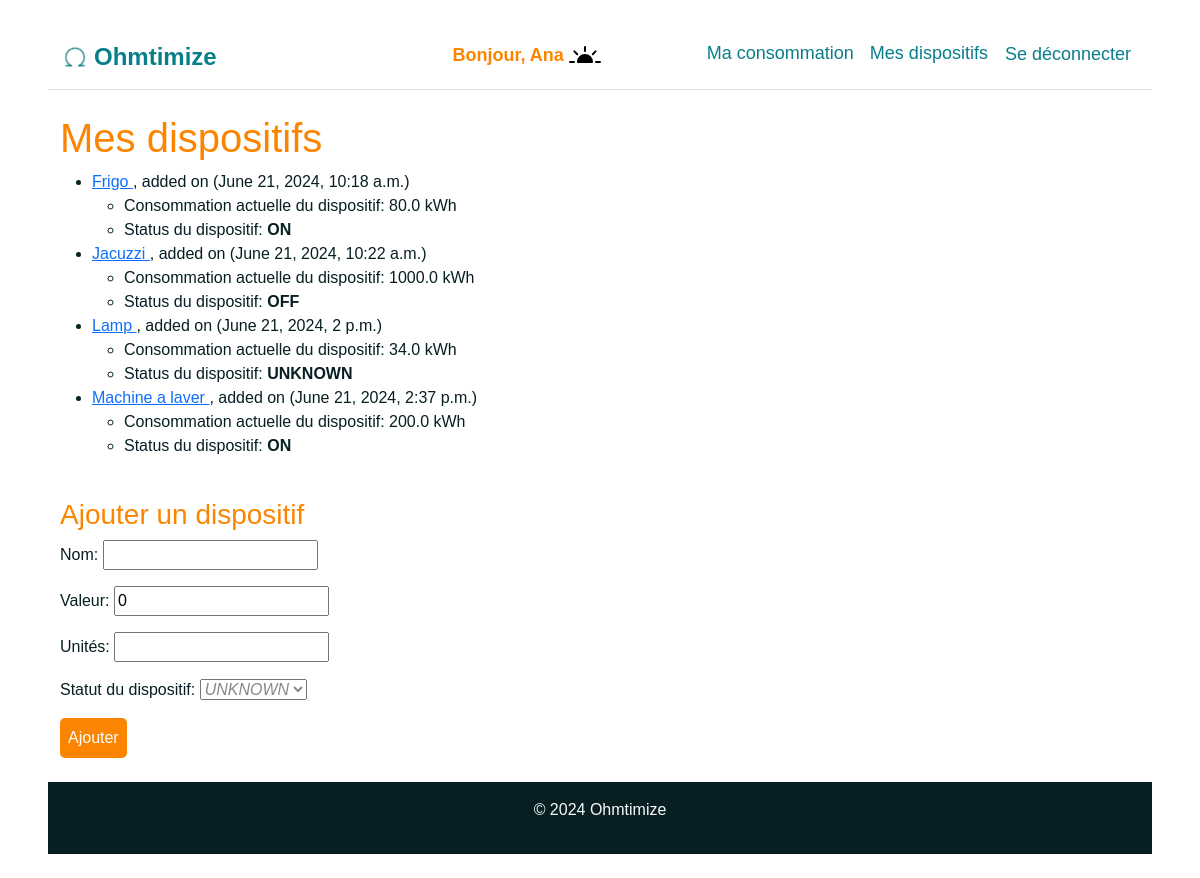
The page /ohmtimize/mydevices/ (signed in) on the database its author committed.
### ohmtimize/models.py (models this page shows, shortened)
class Device(models.Model):
    DEVICE_STATUS = [
        ('ON', 'ON'),
        ('OFF', 'OFF'),
        ('UNKNOWN', 'UNKNOWN'),
    ]
    user = models.ForeignKey(settings.AUTH_USER_MODEL, on_delete=models.SET_NULL, null=True, blank=True)
    name = models.CharField(max_length=100, help_text='Enter device name <br><br>')
    value = models.FloatField(help_text='Enter device value <br><br>', default=0)
    units = models.CharField(max_length=10, help_text='Enter device units <br><br>')
    dateTime = models.DateTimeField(auto_now_add=timezone.now)
    deviceStatus = models.CharField(max_length=7, choices=DEVICE_STATUS, default='UNKNOWN', help_text='Enter device status <br><br>')

### ohmtimize/views.py (the view, shortened to what this page needs)
# urls.py: path('mydevices/', views.DevicesByUserListView.as_view(), name='mydevices'),
class DevicesByUserListView(LoginRequiredMixin, generic.ListView):
    model = Device
    template_name = 'ohmtimize/device_list.html'
    def get_queryset(self):
        return Device.objects.filter(user=self.request.user)
    def get_context_data(self, **kwargs):
        context = super().get_context_data(**kwargs)
        if self.request.method == 'POST':
            context['form'] = AddDeviceForm(self.request.POST)
        else:
            context['form'] = AddDeviceForm()
        return context

### ohmtimize/forms.py (shortened to what this page needs)
class AddDeviceForm(forms.ModelForm):
    class Meta:
        model = Device
        fields = ['name', 'value', 'units', 'deviceStatus']
        labels = {
            'name': 'Nom',
            'value': 'Valeur',
            'units': 'Unités',
            'deviceStatus': 'Statut du dispositif',
        }
        widgets = {
            'deviceStatus': forms.Select(attrs={'class': 'help-msg'}),
        }
    def __init__(self, *args, **kwargs):
        super(AddDeviceForm, self).__init__(*args, **kwargs)
        for field in self.fields.values():
            field.help_text=None

### ohmtimize/templates/ohmtimize/device_list.html (shortened to what this page needs)
{% extends "base_generic.html" %}
{% block content %}
    <h1 class="text-brand-secondary fs-1">Mes dispositifs</h1>
    {% if device_list %}
    <ul>
      {% for devi in device_list %}
      <li>
        <a href="{{ devi.get_absolute_url }}">{{ devi.name }} </a>, added on
        ({{ devi.dateTime }})
      </li>
      <ul>
        <li>Consommation actuelle du dispositif: {{ devi.value }} {{ devi.units }}</li>
        <li>Status du dispositif: <b>{{ devi.deviceStatus }}</b></li>
      </ul>
      {% endfor %}
    </ul>
    {% else %}
      <p>Il n'y a pas de dispositifs à montrer.</p>
    {% endif %}
    <br>
    <h4 class="text-brand-secondary fs-3">Ajouter un dispositif</h4>
    <form method="post" action="">
        {{ form.as_p }}
        <button type="submit" class="btn custom-btn fw-medium p-2">Ajouter</button>
    </form>
{% endblock %}

### ohmtimize/templates/base_generic.html (shortened to what this page needs)
<!DOCTYPE html>
<html lang="en">
  <head>
    <link href="https://cdn.jsdelivr.net/npm/bootstrap@5.3.3/dist/css/bootstrap.min.css"
      rel="stylesheet"
>
    {% load static %}
    <link rel="stylesheet" href="{% static 'css/styles.css' %}" />
  </head>
  <body>
    <nav class="navbar navbar-expand-lg border-bottom border-body" data-bs-theme="light">
      <div class="container-fluid">
        <a class="navbar-brand d-flex align-items-center " href="{% url 'index' %}">
          <img src="{% static 'images/logo.png' %}" alt="Logo" width="30" class="d-inline-block align-text-top">
          <span class="logo">Ohmtimize</span>
        </a>
        <div class="collapse navbar-collapse" id="navbarNav">
          <ul class="navbar-nav ms-auto">
            {% if user.is_authenticated %}
            <li class="nav-item">
              <span class="nav-link">Bonjour, {{ user.get_username }}
              </span>
            </li>
            <li class="nav-item">
              <a class="nav-link" href="{% url 'myconsumption' %}">Ma consommation</a>
            </li>
            <li class="nav-item">
              <a class="nav-link" href="{% url 'mydevices' %}">Mes dispositifs</a>
            </li>
            <li class="nav-item">
              <form id="logout-form" method="post" action="{% url 'logout' %}">
                <a class="nav-link">
                  <button type="submit" class="btn btn-link nav-btn mb-1">Se déconnecter</button>
                </a>
              </form>
            </li>
            {% endif %}
          </ul>
        </div>
      </div>
    </nav>
    <div class="container mt-4">
      {% block content %}{% endblock %}
    </div>
    <footer class="bg-brand-dark text-light py-3 mt-4">
      <div class="container text-center">
        <p>&copy; 2024 Ohmtimize</p>
      </div>
    </footer>
  </body>
</html>

### ohmtimize/static/css/styles.css (style rules this page uses)
:root { --brand-primary: #087e8b; --brand-secondary: #fb8500; --text-color: #071e22; --background-color: #fff; --brand-primary-shade: #065861; --brand-secondary-shade: #e07b00; --table-border-color: #ddd; }
body { font-family: 'Gotham', sans-serif; margin: 2% 4%; color: var(--text-color); background-color: var(--background-color); }
.text-brand-secondary { color: var(--brand-secondary) }
.bg-brand-dark { background-color: var(--text-color) }
.custom-btn { background-color: var(--brand-secondary); color: var(--background-color); border: none; padding: 10px 20px; font-size: 16px; border-radius: 5px; cursor: pointer; }
.help-msg { color: #888; font-style: italic; width: fit-content; }
.nav-item a, .nav-btn, #adminDropdown { color:var(--brand-primary); font-size: large; text-decoration: none; }
.nav-item span, .nav-item span:hover { color: var(--brand-secondary); font-weight: bolder; font-size: large; margin-right: 5em; }
#logout-form { display: inline; }
#logout-form button { padding: 0; margin: 0; }
.logo { color: var(--brand-primary); font-weight: bold; font-size: larger; margin-left: 4px; }

### rows shown on the page
Device: name "Frigo", dateTime "June 21, 2024, 10:18 a.m.", value "80.0", units "kWh", deviceStatus "ON"
Device: name "Jacuzzi", dateTime "June 21, 2024, 10:22 a.m.", value "1000.0", units "kWh", deviceStatus "OFF"
Device: name "Lamp", dateTime "June 21, 2024, 2 p.m.", value "34.0", units "kWh", deviceStatus "UNKNOWN"
Device: name "Machine a laver", dateTime "June 21, 2024, 2:37 p.m.", value "200.0", units "kWh", deviceStatus "ON"

### other values the page prints
{{ user.get_username }} "Ana"
